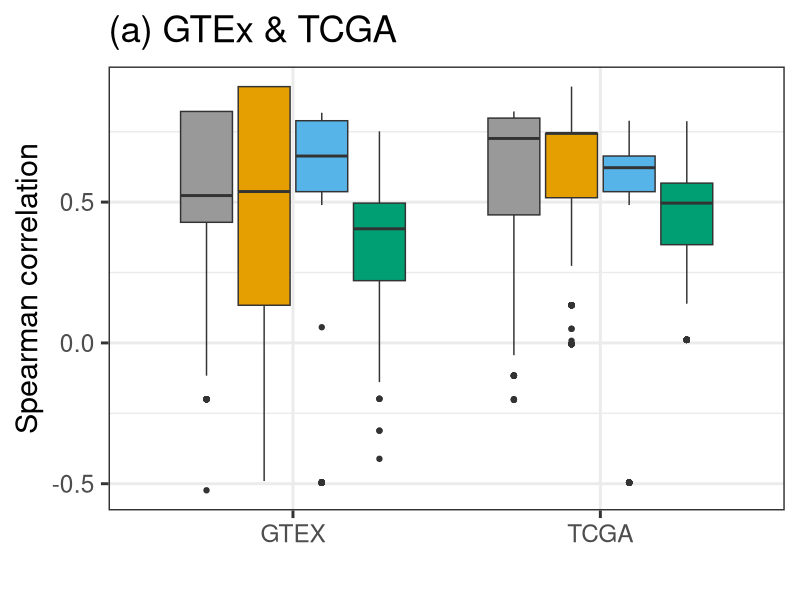
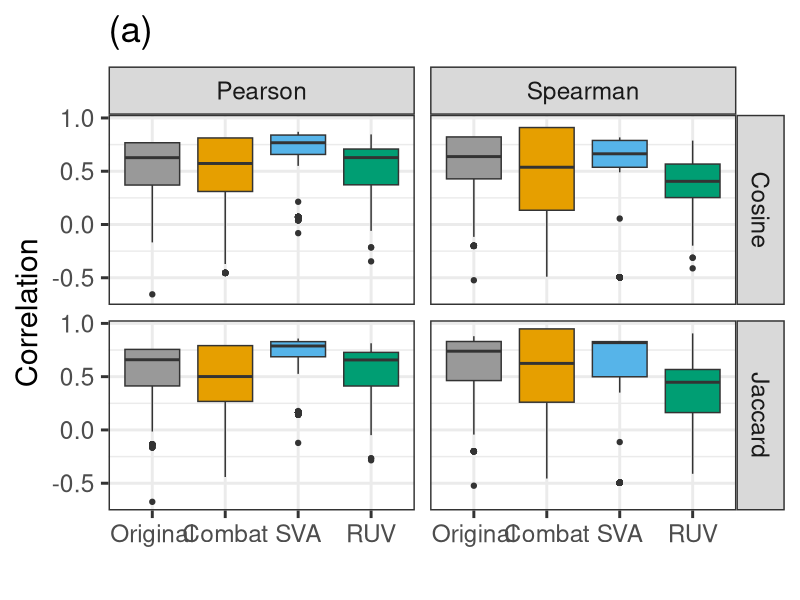
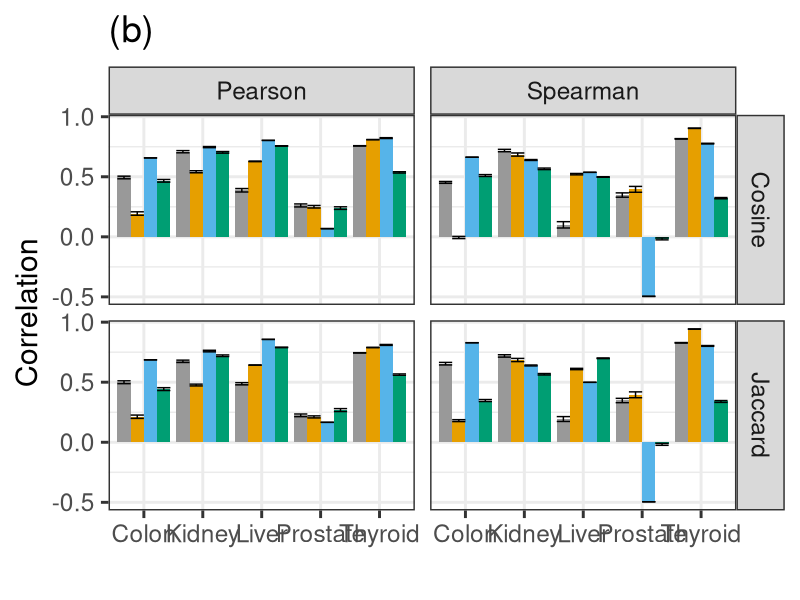
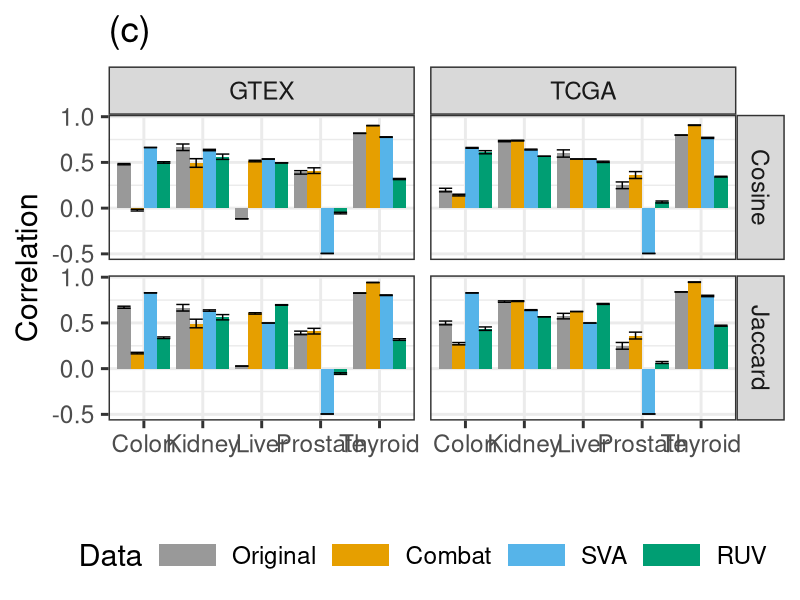
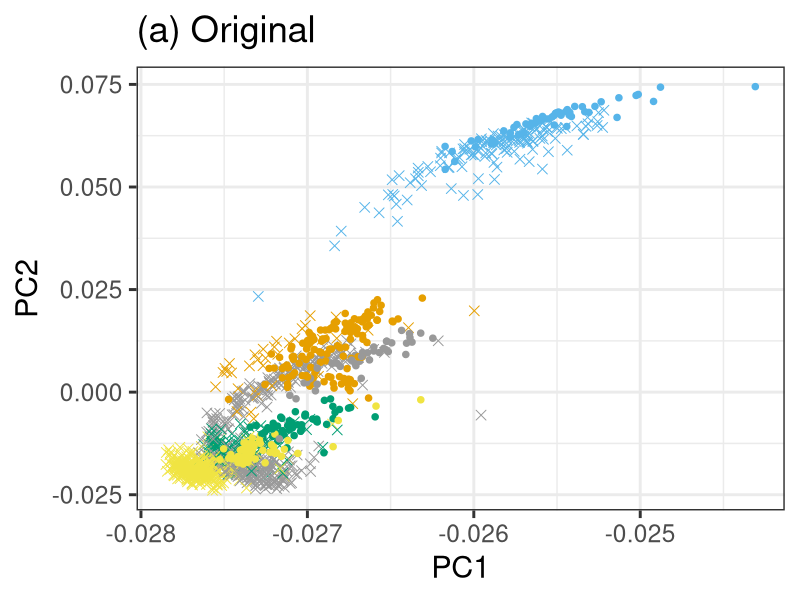
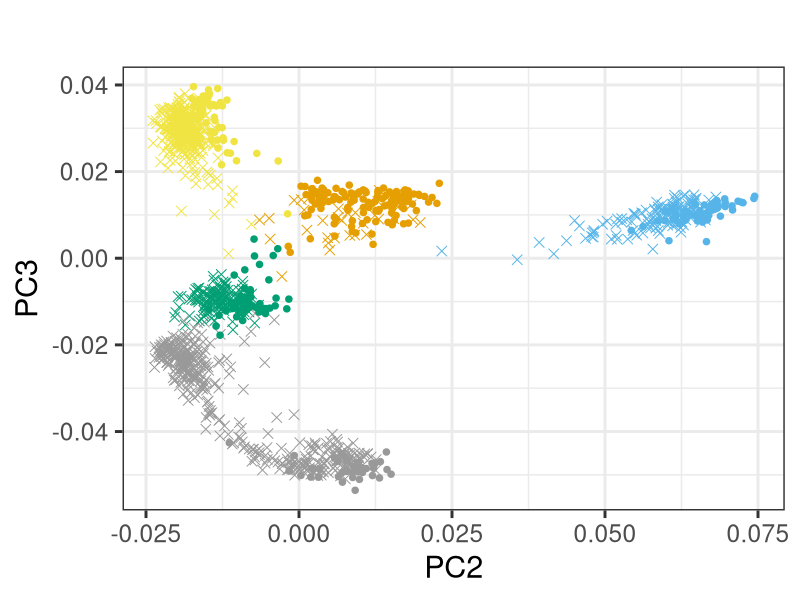
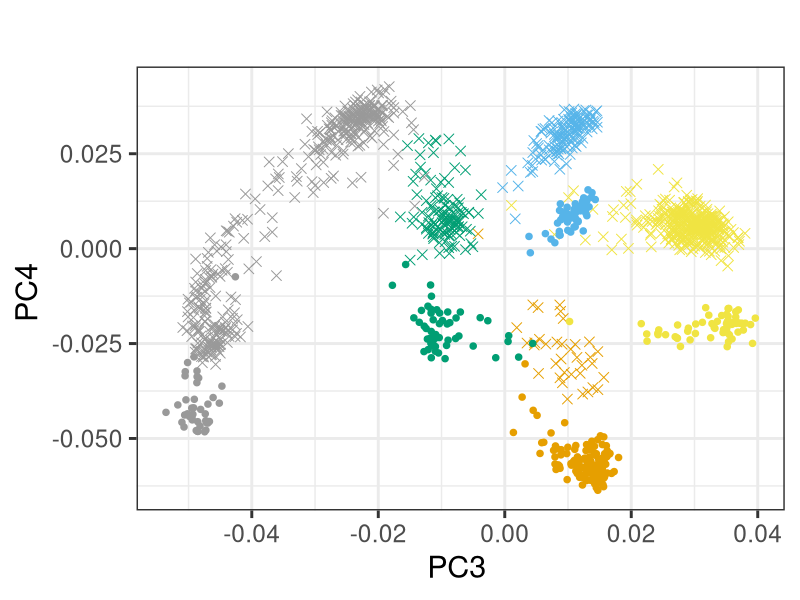
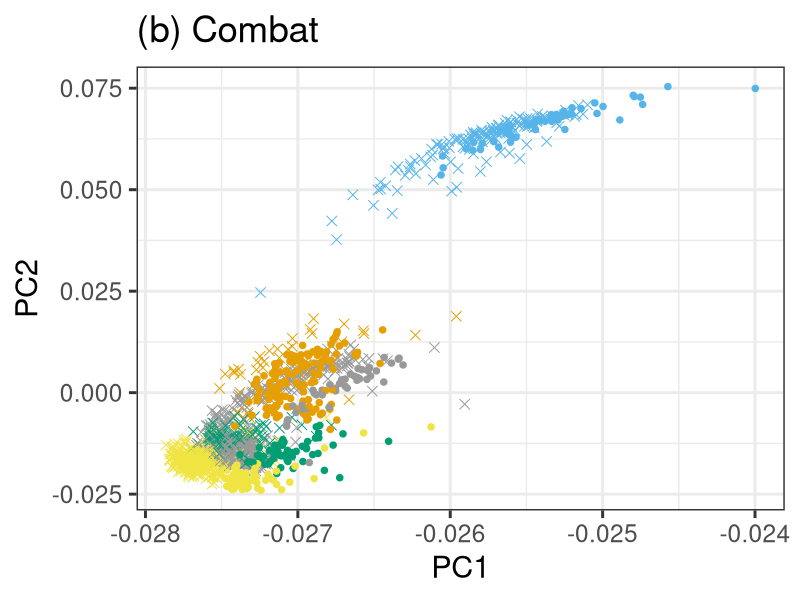

R code for these plots, in order:
ggplot2Package<-require("ggplot2")
gridPackage<-require("gridExtra")
cbPalette <- c("#999999", "#E69F00", "#56B4E9", "#009E73")
########################
###gtex TCGA use case###
########################
###############
###Load data###
###############
gtex_tcga.joinedMatrix.original<-read.table("Data/originalPCA.txt",header=T)
gtex_tcga.joinedMatrix.sva<-read.table("Data/svaPCA.txt",header=T)
gtex_tcga.joinedMatrix.combat<-read.table("Data/combatPCA.txt",header=T)
gtex_tcga.joinedMatrix.RUV<-read.table("Data/ruvPCA.txt",header=T)
gtex_tcga.ontologyScores<-read.table("Data/ggplotDataCombinedBatch.txt",header=T,row.names=1)

###################################
###Generate ontology score plots###
###################################
fontsize=22
ggplotDataCombined.Spearman<-gtex_tcga.ontologyScores[which(gtex_tcga.ontologyScores$expr.distance=="Spearman"),]
ggplotDataCombined.Spearman$status<-factor(ggplotDataCombined.Spearman$status,levels=c("Original","Combat","SVA","RUV"))
ggplotDataFig5.gtexTCGA<-ggplotDataCombined.Spearman[which(ggplotDataCombined.Spearman$similarity.measure=="Spearman"),]
ggplotDataFig5.gtexTCGA<-ggplotDataFig5.gtexTCGA[which(ggplotDataFig5.gtexTCGA$ontology=="Cosine"),]

gtexTCGA.Fig5<-ggplot2::ggplot(ggplotDataFig5.gtexTCGA,aes(x=Batch,y=correlation,fill=status))+
  geom_boxplot()+
  theme_bw(fontsize)+
  labs(fill="Data")+
  theme(legend.key.height = unit(1.5,"cm"))+
  xlab("")+
  ylab("Spearman correlation")+
  theme(legend.position = "none")+
  scale_fill_manual(values=cbPalette)+
  ggtitle("(a) GTEx & TCGA")
gtexTCGA.Fig5

gtexTCGA.acrossTissues.Ontology<-ggplot2::ggplot(ggplotDataCombined.Spearman,aes(x=status,y=correlation,fill=status))+
  geom_boxplot()+
  theme_bw(fontsize)+
  facet_grid(ontology ~similarity.measure)+
  labs(fill="Data")+
  theme(legend.key.height = unit(1.5,"cm"))+
  xlab(" ")+ylab("Correlation")+
  ggtitle("(a)")+
  theme(legend.position="none")+
  scale_fill_manual(values=cbPalette)
gtexTCGA.acrossTissues.Ontology

gtexTCGA.tissue.specific.Ontology<-ggplot2::ggplot(ggplotDataCombined.Spearman,aes(x=tissues,y=correlation,fill=status))+
  geom_bar(stat="summary",position="dodge",fun.y = "mean")+
  stat_summary(fun.data = mean_se, geom = "errorbar",position="dodge")+
  theme_bw(fontsize)+
  facet_grid(ontology ~similarity.measure)+
  labs(fill="Data")+
  theme(legend.key.width = unit(1.5,"cm"))+
  xlab(" ")+ylab("Correlation")+
  ggtitle("(b)")+
  theme(legend.position="bottom")+
  scale_fill_manual(values=cbPalette)+
  theme(legend.position="none")
gtexTCGA.tissue.specific.Ontology

ggplotDataCombined.Spearman.Spearman<-ggplotDataCombined.Spearman[which(ggplotDataCombined.Spearman$similarity.measure=="Spearman"),]
gtexTCGA.tissue.consortia.specific.Ontology<-ggplot2::ggplot(ggplotDataCombined.Spearman.Spearman,aes(x=tissues,y=correlation,fill=status))+
  geom_bar(stat="summary",position="dodge",fun.y = "mean")+
  stat_summary(fun.data = mean_se, geom = "errorbar",position="dodge")+
  theme_bw(fontsize)+
  facet_grid(ontology ~ Batch)+
  labs(fill="Data")+
  theme(legend.key.width = unit(1.5,"cm"))+
  xlab(" ")+ylab("Correlation")+
  ggtitle("(c)")+
  theme(legend.position="bottom")+
  scale_fill_manual(values=cbPalette)
gtexTCGA.tissue.consortia.specific.Ontology

pdf("Ontology_gtex_tcga_Sup_Fig.pdf",width=12,height=21)
grid.arrange(gtexTCGA.acrossTissues.Ontology,gtexTCGA.tissue.specific.Ontology,gtexTCGA.tissue.consortia.specific.Ontology,
             layout_matrix=cbind(c(1,1,1,1,1,2,2,2,2,2,2,3,3,3,3,3,3)))
dev.off()

svg("Ontology_gtex_tcga_Sup_Fig.svg",width=12,height=21)
grid.arrange(gtexTCGA.acrossTissues.Ontology,gtexTCGA.tissue.specific.Ontology,gtexTCGA.tissue.consortia.specific.Ontology,
             layout_matrix=cbind(c(1,1,1,1,1,2,2,2,2,2,2,3,3,3,3,3,3)))
dev.off()

###################
###Generate PCAs###
###################

cbPalette2 <- c("#999999", "#E69F00", "#56B4E9", "#009E73", "#F0E442")
fontsize=22
pointsize=3
gtex_tcga.pcaPlot12.original<-ggplot2::ggplot(data=gtex_tcga.joinedMatrix.original,aes(x=PC1,y=PC2,color=tissueType_2,shape=studyName))+
  geom_point(size=pointsize)+
  theme_bw(fontsize)+
  theme(legend.position = "none")+
  xlab(paste0("PC1"))+ #,round((pca$sdev/sum(pca$sdev))[1]*100,2),"% variance explained"))+
  ylab(paste0("PC2"))+ #,round((pca$sdev/sum(pca$sdev))[2]*100,2),"% variance explained"))+
  ggtitle("(a) Original")+
  scale_colour_manual(values=cbPalette2)+
  scale_shape_manual(values=c(4,20))
gtex_tcga.pcaPlot12.original

gtex_tcga.pcaPlot23.original<-ggplot2::ggplot(data=gtex_tcga.joinedMatrix.original,aes(x=PC2,y=PC3,color=tissueType_2,shape=studyName))+
  geom_point(size=pointsize)+
  theme_bw(fontsize)+
  theme(legend.position = "none")+
  xlab(paste0("PC2"))+#,round((pca$sdev/sum(pca$sdev))[2]*100,2),"% variance explained"))+
  ylab(paste0("PC3"))+#,round((pca$sdev/sum(pca$sdev))[3]*100,2),"% variance explained"))+
  ggtitle(" ")+
  scale_colour_manual(values=cbPalette2)+
  scale_shape_manual(values=c(4,20))
gtex_tcga.pcaPlot23.original

gtex_tcga.pcaPlot34.original<-ggplot2::ggplot(data=gtex_tcga.joinedMatrix.original,aes(x=PC3,y=PC4,color=tissueType_2,shape=studyName))+
  geom_point(size=pointsize)+
  theme_bw(fontsize)+
  xlab(paste0("PC3 "))+#,round((pca$sdev/sum(pca$sdev))[3]*100,2),"% variance explained"))+
  ylab(paste0("PC4 "))+#,round((pca$sdev/sum(pca$sdev))[4]*100,2),"% variance explained"))+
  labs(color="Tissue")+
  ggtitle(" ")+
  theme(legend.position = "none")+
  scale_colour_manual(values=cbPalette2)+
  scale_shape_manual(values=c(4,20))#+
#
gtex_tcga.pcaPlot34.original

gtex_tcga.pcaPlot12.combat<-ggplot2::ggplot(data=gtex_tcga.joinedMatrix.combat,aes(x=PC1,y=PC2,color=Tissue,shape=Batch))+
  geom_point(size=pointsize)+
  theme_bw(fontsize)+
  theme(legend.position = "none")+
  ggtitle("(b) Combat")+
  scale_colour_manual(values=cbPalette2)+
  scale_shape_manual(values=c(4,20))
gtex_tcga.pcaPlot12.combat

gtex_tcga.pcaPlot23.combat<-ggplot2::ggplot(data=gtex_tcga.joinedMatrix.combat,aes(x=PC2,y=PC3,color=Tissue,shape=Batch))+
  geom_point(size=pointsize)+
  theme_bw(fontsize)+
  theme(legend.position = "none")+
  ggtitle(" ")+
  scale_colour_manual(values=cbPalette2)+
  scale_shape_manual(values=c(4,20))
gtex_tcga.pcaPlot23.combat

gtex_tcga.pcaPlot34.combat<-ggplot2::ggplot(data=gtex_tcga.joinedMatrix.combat,aes(x=PC3,y=PC4,color=Tissue,shape=Batch))+
  geom_point(size=pointsize)+
  theme_bw(fontsize)+
  labs(color="Tissue")+
  ggtitle(" ")+
  theme(legend.position = "none")+
  scale_colour_manual(values=cbPalette2)+
  scale_shape_manual(values=c(4,20))
gtex_tcga.pcaPlot34.combat

gtex_tcga.pcaPlot12.sva<-ggplot2::ggplot(data=gtex_tcga.joinedMatrix.sva,aes(x=PC1,y=PC2,color=tissueType_2,shape=studyName))+
  geom_point(size=pointsize)+
  theme_bw(fontsize)+
  theme(legend.position = "none")+
  ggtitle("(c) SVA")+
  scale_colour_manual(values=cbPalette2)+
  scale_shape_manual(values=c(4,20))
gtex_tcga.pcaPlot12.sva

gtex_tcga.pcaPlot23.sva<-ggplot2::ggplot(data=gtex_tcga.joinedMatrix.sva,aes(x=PC2,y=PC3,color=tissueType_2,shape=studyName))+
  geom_point(size=pointsize)+
  theme_bw(fontsize)+
  theme(legend.position = "none")+
  ggtitle(" ")+
  scale_colour_manual(values=cbPalette2)+
  scale_shape_manual(values=c(4,20))
gtex_tcga.pcaPlot23.sva

gtex_tcga.pcaPlot34.sva<-ggplot2::ggplot(data=gtex_tcga.joinedMatrix.sva,aes(x=PC3,y=PC4,color=tissueType_2,shape=studyName))+
  geom_point(size=pointsize)+
  theme_bw(fontsize)+
  labs(color="Tissue")+
  ggtitle(" ")+
  theme(legend.position = "none")+
  scale_colour_manual(values=cbPalette2)+
  scale_shape_manual(values=c(4,20))
gtex_tcga.pcaPlot34.sva

gtex_tcga.pcaPlot12.RUV<-ggplot2::ggplot(data=gtex_tcga.joinedMatrix.RUV,aes(x=PC1,y=PC2,color=tissueType_2,shape=studyName))+
  geom_point(size=pointsize)+
  theme_bw(fontsize)+
  theme(legend.position = "none")+
  ggtitle("(d) RUV")+
  scale_colour_manual(values=cbPalette2)+
  scale_shape_manual(values=c(4,20))
gtex_tcga.pcaPlot12.RUV

gtex_tcga.pcaPlot23.RUV<-ggplot2::ggplot(data=gtex_tcga.joinedMatrix.RUV,aes(x=PC2,y=PC3,color=tissueType_2,shape=studyName))+
  geom_point(size=pointsize)+
  theme_bw(fontsize)+
  theme(legend.position = "bottom")+
  ggtitle(" ")+
  labs(shape="Data source")+
  labs(color="Tissue")+
  scale_colour_manual(values=cbPalette2)+
  scale_shape_manual(values=c(4,20))
gtex_tcga.pcaPlot23.RUV

gtex_tcga.pcaPlot34.RUV<-ggplot2::ggplot(data=gtex_tcga.joinedMatrix.RUV,aes(x=PC3,y=PC4,color=tissueType_2,shape=studyName))+
  geom_point(size=pointsize)+
  theme_bw(fontsize)+
  labs(color="Tissue")+
  ggtitle(" ")+
  theme(legend.position = "none")+
  scale_colour_manual(values=cbPalette2)+
  scale_shape_manual(values=c(4,20))
gtex_tcga.pcaPlot34.RUV

blank<-ggplot2::ggplot()+geom_blank()+theme_void()

pdf("PCA_gtex_tcga_Sup_Fig.pdf",width=18,height=24)
grid.arrange(gtex_tcga.pcaPlot12.original,gtex_tcga.pcaPlot23.original,gtex_tcga.pcaPlot34.original,
             gtex_tcga.pcaPlot12.combat,gtex_tcga.pcaPlot23.combat,gtex_tcga.pcaPlot34.combat,
             gtex_tcga.pcaPlot12.sva,gtex_tcga.pcaPlot23.sva,gtex_tcga.pcaPlot34.sva,
             gtex_tcga.pcaPlot12.RUV,gtex_tcga.pcaPlot23.RUV,gtex_tcga.pcaPlot34.RUV,blank,blank,
             layout_matrix=cbind(c(1,1,1,1,1,1,1,1,1,1,1,1,4,4,4,4,4,4,4,4,4,4,4,4,7,7,7,7,7,7,7,7,7,7,7,7,10,10,10,10,10,10,10,10,10,10,10,10,13),
                                 c(2,2,2,2,2,2,2,2,2,2,2,2,5,5,5,5,5,5,5,5,5,5,5,5,8,8,8,8,8,8,8,8,8,8,8,8,11,11,11,11,11,11,11,11,11,11,11,11,11),
                                 c(3,3,3,3,3,3,3,3,3,3,3,3,6,6,6,6,6,6,6,6,6,6,6,6,9,9,9,9,9,9,9,9,9,9,9,9,12,12,12,12,12,12,12,12,12,12,12,12,14)))
dev.off()

svg("PCA_gtex_tcga_Sup_Fig.svg",width=18,height=24)
grid.arrange(gtex_tcga.pcaPlot12.original,gtex_tcga.pcaPlot23.original,gtex_tcga.pcaPlot34.original,
             gtex_tcga.pcaPlot12.combat,gtex_tcga.pcaPlot23.combat,gtex_tcga.pcaPlot34.combat,
             gtex_tcga.pcaPlot12.sva,gtex_tcga.pcaPlot23.sva,gtex_tcga.pcaPlot34.sva,
             gtex_tcga.pcaPlot12.RUV,gtex_tcga.pcaPlot23.RUV,gtex_tcga.pcaPlot34.RUV,blank,blank,
             layout_matrix=cbind(c(1,1,1,1,1,1,1,1,1,1,1,1,4,4,4,4,4,4,4,4,4,4,4,4,7,7,7,7,7,7,7,7,7,7,7,7,10,10,10,10,10,10,10,10,10,10,10,10,13),
                                 c(2,2,2,2,2,2,2,2,2,2,2,2,5,5,5,5,5,5,5,5,5,5,5,5,8,8,8,8,8,8,8,8,8,8,8,8,11,11,11,11,11,11,11,11,11,11,11,11,11),
                                 c(3,3,3,3,3,3,3,3,3,3,3,3,6,6,6,6,6,6,6,6,6,6,6,6,9,9,9,9,9,9,9,9,9,9,9,9,12,12,12,12,12,12,12,12,12,12,12,12,14)))
dev.off()

########################
###IHEC use case###
########################
###############
###Load data###
###############
ihec.joinedMatrix.original<-read.table("Data/IHEC_PCA_Data_Original_Outlier_Removed.txt",header=T,sep="\t")
ihec.joinedMatrix.sva<-read.table("Data/IHEC_PCA_SVA.txt",header=T,sep="\t")
ihec.joinedMatrix.combat<-read.table("Data/IHEC_PCA_Data_Combat.txt",header=T,sep="\t")
ihec.joinedMatrix.RUV<-read.table("Data/IHEC_PCA_RUV.txt",header=T,sep="\t")
ihec.ontologyScores<-read.table("Data/IHEC_RNA_seq_ontology.txt",header=T,sep="\t")

###################################
###Generate ontology score plots###
###################################
fontsize=22
ggplotDataCombined.Spearman<-ihec.ontologyScores
ihec.ontologyScores<-ihec.ontologyScores[c(which(ihec.ontologyScores$dataset=="Original"),which(ihec.ontologyScores$dataset=="Combat"),which(ihec.ontologyScores$dataset=="SVA"),which(ihec.ontologyScores$dataset=="RUV")),]
ihec.ontologyScores$dataset<-factor(ihec.ontologyScores$dataset,levels=c("Original","Combat","SVA","RUV"))
ihec.ontologyScores<-ihec.ontologyScores[c(which(ihec.ontologyScores$similarity=="Pearson"),which(ihec.ontologyScores$similarity=="Spearman")),]
ggplotDataFig5.ihec<-ihec.ontologyScores[which(ihec.ontologyScores$similarity=="Spearman"),]
ggplotDataFig5.ihec<-ggplotDataFig5.ihec[which(ggplotDataFig5.ihec$ontology=="Cosine"),]

ihec.Fig5<-ggplot2::ggplot(ggplotDataFig5.ihec,aes(x=Consortia,y=score,fill=dataset))+
  geom_boxplot()+
  theme_bw(fontsize)+
  labs(fill="Data")+
  theme(legend.key.height = unit(1.5,"cm"))+
  xlab("")+
  ylab("Spearman correlation")+
  theme(legend.position = "right")+
  scale_fill_manual(values=cbPalette)+
  ggtitle("(b) IHEC")
ihec.Fig5

pdf("Figure5.pdf",width=15,height=7)
grid.arrange(gtexTCGA.Fig5,ihec.Fig5,layout_matrix=cbind(1,1,1,1,1,1,2,2,2,2,2,2,2))
dev.off()

svg("Figure5.svg",width=15,height=7)
grid.arrange(gtexTCGA.Fig5,ihec.Fig5,layout_matrix=cbind(1,1,1,1,1,1,2,2,2,2,2,2,2))
dev.off()



ihec.acrossTissues.Ontology<-ggplot2::ggplot(ihec.ontologyScores,aes(x=dataset,y=score,fill=dataset))+
  geom_boxplot()+
  theme_bw(fontsize)+
  facet_grid(ontology ~similarity)+
  labs(fill="Data")+
  theme(legend.key.height = unit(1.5,"cm"))+
  xlab(" ")+ylab("Correlation")+
  theme(legend.position="none")+
  scale_fill_manual(values=cbPalette)
ihec.acrossTissues.Ontology

pdf("Ontology_IHEC_Sup_Fig_1.pdf",width=12,height=8)
ihec.acrossTissues.Ontology
dev.off()


svg("Ontology_IHEC_Sup_Fig_1.svg",width=12,height=8)
ihec.acrossTissues.Ontology
dev.off()

ihec.tissue.specific.Ontology<-ggplot2::ggplot(ggplotDataFig5.ihec,aes(x=dataset,y=score,fill=dataset))+
  geom_bar(stat="summary",position="dodge",fun.y = "mean")+
  stat_summary(fun.data = mean_se, geom = "errorbar",position="dodge")+
  theme_bw(fontsize)+
  facet_wrap(~CellType..Condensed.,ncol=6)+
  labs(fill="Data")+
  theme(legend.key.width = unit(1.5,"cm"))+
  xlab(" ")+ylab("Correlation")+
  theme(legend.position="bottom")+
  scale_fill_manual(values=cbPalette)
ihec.tissue.specific.Ontology

pdf("Ontology_IHEC_Sup_Fig_2_Spearman_Cosine.pdf",width=28,height=40)
ihec.tissue.specific.Ontology
dev.off()

svg("Ontology_IHEC_Sup_Fig_2_Spearman_Cosine.svg",width=28,height=40)
ihec.tissue.specific.Ontology
dev.off()

###############
###PCA plots###
###############
ihec.pcaPlot12.original<-ggplot2::ggplot(data=ihec.joinedMatrix.original,aes(x=PC1,y=PC2,color=Celltype..Original.,shape=Consortia))+
  geom_point(size=pointsize)+
  theme_bw(fontsize)+
  theme(legend.position = "none")+
  xlab(paste0("PC1"))+ 
  ylab(paste0("PC2"))+
  ggtitle("(a) Original")
ihec.pcaPlot12.original

ihec.pcaPlot23.original<-ggplot2::ggplot(data=ihec.joinedMatrix.original,aes(x=PC2,y=PC3,color=Celltype..Original.,shape=Consortia))+
  geom_point(size=pointsize)+
  theme_bw(fontsize)+
  theme(legend.position = "none")+
  xlab(paste0("PC2"))+ 
  ylab(paste0("PC3"))+
  ggtitle(" ")
ihec.pcaPlot23.original

ihec.pcaPlot34.original<-ggplot2::ggplot(data=ihec.joinedMatrix.original,aes(x=PC3,y=PC4,color=Celltype..Original.,shape=Consortia))+
  geom_point(size=pointsize)+
  theme_bw(fontsize)+
  theme(legend.position = "none")+
  xlab(paste0("PC3"))+ 
  ylab(paste0("PC4"))+
  ggtitle(" ")
ihec.pcaPlot34.original

ihec.pcaPlot12.combat<-ggplot2::ggplot(data=ihec.joinedMatrix.combat,aes(x=PC1,y=PC2,color=Celltype..Original.,shape=Consortia))+
  geom_point(size=pointsize)+
  theme_bw(fontsize)+
  theme(legend.position = "none")+
  xlab(paste0("PC1"))+ 
  ylab(paste0("PC2"))+
  ggtitle("(b) Combat")
ihec.pcaPlot12.combat

ihec.pcaPlot23.combat<-ggplot2::ggplot(data=ihec.joinedMatrix.combat,aes(x=PC2,y=PC3,color=Celltype..Original.,shape=Consortia))+
  geom_point(size=pointsize)+
  theme_bw(fontsize)+
  theme(legend.position = "none")+
  xlab(paste0("PC2"))+ 
  ylab(paste0("PC3"))+
  ggtitle(" ")
ihec.pcaPlot23.combat

ihec.pcaPlot34.combat<-ggplot2::ggplot(data=ihec.joinedMatrix.combat,aes(x=PC3,y=PC4,color=Celltype..Original.,shape=Consortia))+
  geom_point(size=pointsize)+
  theme_bw(fontsize)+
  theme(legend.position = "none")+
  xlab(paste0("PC3"))+ 
  ylab(paste0("PC4"))+
  ggtitle(" ")
ihec.pcaPlot34.combat

ihec.pcaPlot12.sva<-ggplot2::ggplot(data=ihec.joinedMatrix.sva,aes(x=PC1,y=PC2,color=Celltype..Original.,shape=Consortia))+
  geom_point(size=pointsize)+
  theme_bw(fontsize)+
  theme(legend.position = "none")+
  xlab(paste0("PC1"))+ 
  ylab(paste0("PC2"))+
  ggtitle("(c) SVA")
ihec.pcaPlot12.sva

ihec.pcaPlot23.sva<-ggplot2::ggplot(data=ihec.joinedMatrix.sva,aes(x=PC2,y=PC3,color=Celltype..Original.,shape=Consortia))+
  geom_point(size=pointsize)+
  theme_bw(fontsize)+
  theme(legend.position = "none")+
  xlab(paste0("PC2"))+ 
  ylab(paste0("PC3"))+
  ggtitle(" ")
ihec.pcaPlot23.sva

ihec.pcaPlot34.sva<-ggplot2::ggplot(data=ihec.joinedMatrix.sva,aes(x=PC3,y=PC4,color=Celltype..Original.,shape=Consortia))+
  geom_point(size=pointsize)+
  theme_bw(fontsize)+
  theme(legend.position = "none")+
  xlab(paste0("PC3"))+ 
  ylab(paste0("PC4"))+
  ggtitle(" ")
ihec.pcaPlot34.sva

ihec.pcaPlot12.RUV<-ggplot2::ggplot(data=ihec.joinedMatrix.RUV,aes(x=PC1,y=PC2,color=Celltype..Original.,shape=Consortia))+
  geom_point(size=pointsize)+
  theme_bw(fontsize)+
  theme(legend.position = "none")+
  xlab(paste0("PC1"))+ 
  ylab(paste0("PC2"))+
  ggtitle("(d) RUV")
ihec.pcaPlot12.RUV

ihec.pcaPlot23.RUV<-ggplot2::ggplot(data=ihec.joinedMatrix.RUV,aes(x=PC2,y=PC3,color=Celltype..Original.,shape=Consortia))+
  geom_point(size=pointsize)+
  theme_bw(fontsize)+
  theme(legend.position = "bottom")+
  xlab(paste0("PC2"))+ 
  ylab(paste0("PC3"))+
  ggtitle(" ")+
  labs(shape="Consortia")+
  scale_colour_discrete(guide = FALSE)

ihec.pcaPlot34.RUV<-ggplot2::ggplot(data=ihec.joinedMatrix.RUV,aes(x=PC3,y=PC4,color=Celltype..Original.,shape=Consortia))+
  geom_point(size=pointsize)+
  theme_bw(fontsize)+
  theme(legend.position = "none")+
  xlab(paste0("PC3"))+ 
  ylab(paste0("PC4"))+
  ggtitle(" ")
ihec.pcaPlot34.RUV

pdf("PCA_iheca_Sup_Fig.pdf",width=20,height=24)
pca_ihec<-grid.arrange(ihec.pcaPlot12.original,ihec.pcaPlot23.original,ihec.pcaPlot34.original,
             ihec.pcaPlot12.combat,ihec.pcaPlot23.combat,ihec.pcaPlot34.combat,
             ihec.pcaPlot12.sva,ihec.pcaPlot23.sva,ihec.pcaPlot34.sva,
             ihec.pcaPlot12.RUV,ihec.pcaPlot23.RUV,ihec.pcaPlot34.RUV,blank,blank,
             layout_matrix=cbind(c(1,1,1,1,1,1,1,1,1,1,1,1,4,4,4,4,4,4,4,4,4,4,4,4,7,7,7,7,7,7,7,7,7,7,7,7,10,10,10,10,10,10,10,10,10,10,10,10,13),
                                 c(2,2,2,2,2,2,2,2,2,2,2,2,5,5,5,5,5,5,5,5,5,5,5,5,8,8,8,8,8,8,8,8,8,8,8,8,11,11,11,11,11,11,11,11,11,11,11,11,11),
                                 c(3,3,3,3,3,3,3,3,3,3,3,3,6,6,6,6,6,6,6,6,6,6,6,6,9,9,9,9,9,9,9,9,9,9,9,9,12,12,12,12,12,12,12,12,12,12,12,12,14)))
dev.off()


svg("PCA_iheca_Sup_Fig.svg",width=20,height=24)
pca_ihec<-grid.arrange(ihec.pcaPlot12.original,ihec.pcaPlot23.original,ihec.pcaPlot34.original,
                       ihec.pcaPlot12.combat,ihec.pcaPlot23.combat,ihec.pcaPlot34.combat,
                       ihec.pcaPlot12.sva,ihec.pcaPlot23.sva,ihec.pcaPlot34.sva,
                       ihec.pcaPlot12.RUV,ihec.pcaPlot23.RUV,ihec.pcaPlot34.RUV,blank,blank,
                       layout_matrix=cbind(c(1,1,1,1,1,1,1,1,1,1,1,1,4,4,4,4,4,4,4,4,4,4,4,4,7,7,7,7,7,7,7,7,7,7,7,7,10,10,10,10,10,10,10,10,10,10,10,10,13),
                                           c(2,2,2,2,2,2,2,2,2,2,2,2,5,5,5,5,5,5,5,5,5,5,5,5,8,8,8,8,8,8,8,8,8,8,8,8,11,11,11,11,11,11,11,11,11,11,11,11,11),
                                           c(3,3,3,3,3,3,3,3,3,3,3,3,6,6,6,6,6,6,6,6,6,6,6,6,9,9,9,9,9,9,9,9,9,9,9,9,12,12,12,12,12,12,12,12,12,12,12,12,14)))
dev.off()



###########################
###Correcting hepatocyte###
###########################

ihec.joinedMatrix.original.hep<-ihec.joinedMatrix.original
ihec.joinedMatrix.original.hep$CellType..Condensed<-as.character(ihec.joinedMatrix.original.hep$CellType..Condensed)
ihec.joinedMatrix.original.hep$CellType..Condensed[intersect(which(ihec.joinedMatrix.original$CellType..Condensed!="Kidney"),
                                                             which(ihec.joinedMatrix.original$CellType..Condensed!="Hepatocyte"))]<-"Other"
ihec.joinedMatrix.original.hep$CellType..Condensed<-factor(ihec.joinedMatrix.original.hep$CellType..Condensed)
ihec.pcaPlot12.Original.hep<-ggplot2::ggplot(data=ihec.joinedMatrix.original.hep,aes(x=PC1,y=PC2,color=CellType..Condensed,shape=Consortia))+
  geom_point(size=pointsize)+
  theme_bw(fontsize)+
  theme(legend.position = "none")+
  xlab(paste0("PC1"))+ 
  ylab(paste0("PC2"))+
  ggtitle("(a) Original")+
  labs(shape="Consortia")+
  scale_color_manual(values=c("green1","black","grey"))
ihec.pcaPlot12.Original.hep

ihec.pcaPlot23.Original.hep<-ggplot2::ggplot(data=ihec.joinedMatrix.original.hep,aes(x=PC2,y=PC3,color=CellType..Condensed,shape=Consortia))+
  geom_point(size=pointsize)+
  theme_bw(fontsize)+
  theme(legend.position = "none")+
  xlab(paste0("PC2"))+ 
  ylab(paste0("PC3"))+
  ggtitle(" ")+
  labs(shape="Consortia")+
  scale_color_manual(values=c("green1","black","grey"))
ihec.pcaPlot23.Original.hep

ihec.pcaPlot34.Original.hep<-ggplot2::ggplot(data=ihec.joinedMatrix.original.hep,aes(x=PC3,y=PC4,color=CellType..Condensed,shape=Consortia))+
  geom_point(size=pointsize)+
  theme_bw(fontsize)+
  theme(legend.position = "none")+
  xlab(paste0("PC3"))+ 
  ylab(paste0("PC4"))+
  ggtitle(" ")+
  labs(shape="Consortia")+
  scale_color_manual(values=c("green1","black","grey"))
ihec.pcaPlot34.Original.hep



ihec.ruv.perform.hep<-ihec.joinedMatrix.RUV
ihec.ruv.perform.hep$CellType..Condensed<-as.character(ihec.ruv.perform.hep$CellType..Condensed)
ihec.ruv.perform.hep$CellType..Condensed[intersect(which(ihec.joinedMatrix.RUV$CellType..Condensed!="Kidney"),
                                                   which(ihec.joinedMatrix.RUV$CellType..Condensed!="Hepatocyte"))]<-"Other"
ihec.ruv.perform.hep$CellType..Condensed<-factor(ihec.ruv.perform.hep$CellType..Condensed)
ihec.pcaPlot12.RUV.hep<-ggplot2::ggplot(data=ihec.ruv.perform.hep,aes(x=PC1,y=PC2,color=CellType..Condensed,shape=Consortia))+
  geom_point(size=pointsize)+
  theme_bw(fontsize)+
  theme(legend.position = "none")+
  xlab(paste0("PC1"))+ 
  ylab(paste0("PC2"))+
  ggtitle("(b) RUV ")+
  labs(shape="Consortia")+
  scale_color_manual(values=c("green1","black","grey"))
ihec.pcaPlot12.RUV.hep

ihec.pcaPlot23.RUV.hep<-ggplot2::ggplot(data=ihec.ruv.perform.hep,aes(x=PC2,y=PC3,color=CellType..Condensed,shape=Consortia))+
  geom_point(size=pointsize)+
  theme_bw(fontsize)+
  theme(legend.position = "bottom")+
  xlab(paste0("PC2"))+ 
  ylab(paste0("PC3"))+
  ggtitle(" ")+
  labs(shape="Consortia")+
  labs(color="Celltype")+
  scale_color_manual(values=c("green1","black","grey"))
ihec.pcaPlot23.RUV.hep

ihec.pcaPlot34.RUV.hep<-ggplot2::ggplot(data=ihec.ruv.perform.hep,aes(x=PC3,y=PC4,color=CellType..Condensed,shape=Consortia))+
  geom_point(size=pointsize)+
  theme_bw(fontsize)+
  theme(legend.position = "none")+
  xlab(paste0("PC3"))+ 
  ylab(paste0("PC4"))+
  ggtitle(" ")+
  labs(shape="Consortia")+
  scale_color_manual(values=c("green1","black","grey"))
ihec.pcaPlot34.RUV.hep

svg("Sup_Fig_Hep_Kid.svg",width=18,height=12)
pca_ihec<-grid.arrange(ihec.pcaPlot12.Original.hep,ihec.pcaPlot23.Original.hep,ihec.pcaPlot34.Original.hep,
                       ihec.pcaPlot12.RUV.hep,ihec.pcaPlot23.RUV.hep,ihec.pcaPlot34.RUV.hep,blank,blank,
                       layout_matrix=cbind(c(1,1,1,1,1,1,1,1,1,1,1,1,4,4,4,4,4,4,4,4,4,4,4,4,7),
                                           c(2,2,2,2,2,2,2,2,2,2,2,2,5,5,5,5,5,5,5,5,5,5,5,5,5),
                                           c(3,3,3,3,3,3,3,3,3,3,3,3,6,6,6,6,6,6,6,6,6,6,6,6,8)))
dev.off()


pdf("Sup_Fig_Hep_Kid.pdf",width=18,height=12)
pca_ihec<-grid.arrange(ihec.pcaPlot12.Original.hep,ihec.pcaPlot23.Original.hep,ihec.pcaPlot34.Original.hep,
                       ihec.pcaPlot12.RUV.hep,ihec.pcaPlot23.RUV.hep,ihec.pcaPlot34.RUV.hep,blank,blank,
                       layout_matrix=cbind(c(1,1,1,1,1,1,1,1,1,1,1,1,4,4,4,4,4,4,4,4,4,4,4,4,7),
                                           c(2,2,2,2,2,2,2,2,2,2,2,2,5,5,5,5,5,5,5,5,5,5,5,5,5),
                                           c(3,3,3,3,3,3,3,3,3,3,3,3,6,6,6,6,6,6,6,6,6,6,6,6,8)))
dev.off()

